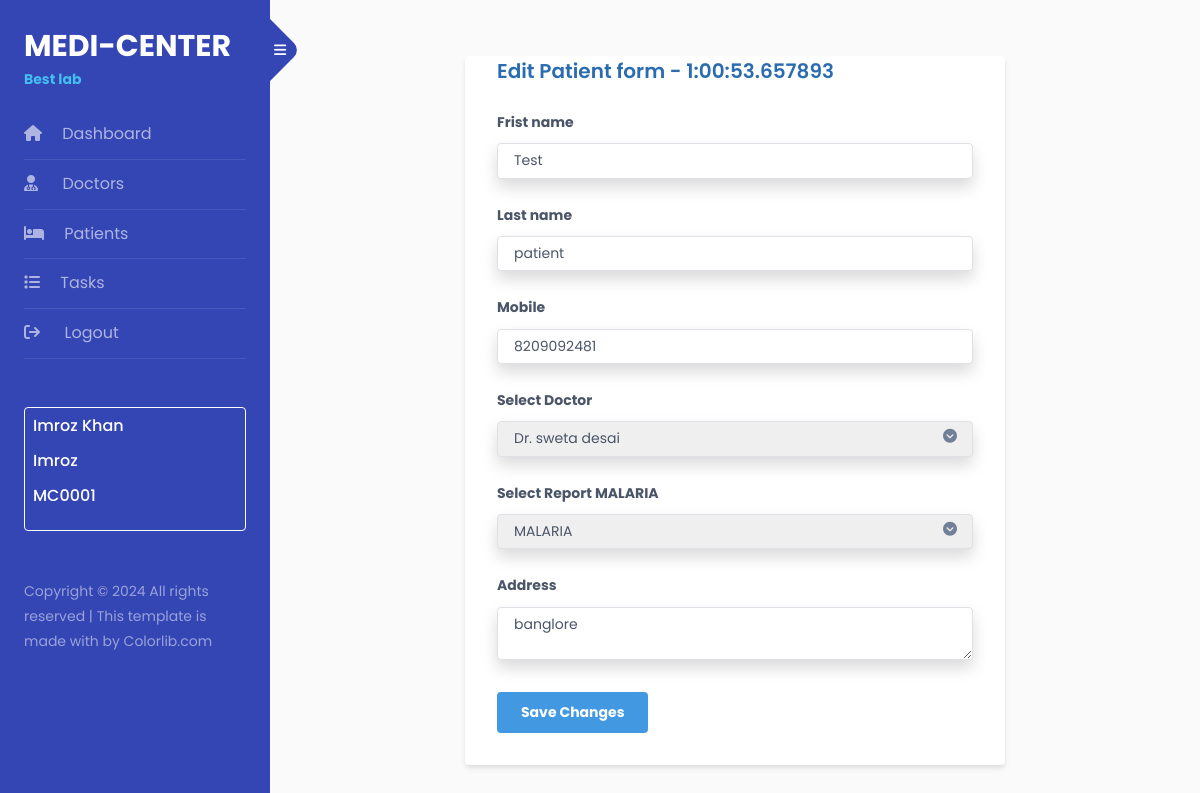
Page /dashboard/patient_update/4 (signed in) on the committed database.
### master/models.py (models this page shows, shortened)
class BaseClass(models.Model):
    created_at = models.DateTimeField(auto_now_add=True)
    updated_at = models.DateTimeField(auto_now=True)
    class Meta:
        abstract = True

class Patient(BaseClass):
    first_name = models.CharField(max_length=255)
    last_name = models.CharField(max_length=255)
    mobile = models.CharField(max_length=255)
    doctor_id = models.ForeignKey(doctor, on_delete=models.CASCADE)
    report_type = models.ForeignKey(ReportType, on_delete=models.CASCADE)
    total_amount = models.FloatField(blank=True)
    paid_amount = models.FloatField(default=0)
    remaining_amount = models.FloatField(blank=True)
    payment_status = models.CharField(max_length=255, default='Pending')
    address = models.TextField()

class doctor(BaseClass):
    DIR_NAME = 'doctors-profile'
    FILENAME_WORD = 'dp'
    profile = models.ImageField(upload_to=custom_filename, default=r'default_images\doctor-profile.png',null=True)
    name = models.CharField(max_length= 255)
    degree = models.CharField(max_length=50)
    contact = models.CharField(max_length=255)
    total_patient = models.IntegerField(default=0)
    summary = models.TextField()
    address = models.TextField()

class ReportType(BaseClass):
    name = models.CharField(max_length=255)
    report_charge = models.FloatField()

### staff/views.py (the view)
    def wrapper(request, *args, **kwargs):
        if 'staff_id' in request.session:
            return view_func(request, *args, **kwargs)
        else:
            return redirect('login_view')

### master/views.py (called while the page is built, shortened)
def get_doctor_details(doctor_id=None):
    if doctor_id is None:
        get_doctor = doctor.objects.all().order_by('-id')
    else:
        get_doctor = doctor.objects.get(id=doctor_id)
    return get_doctor

def get_patient_details(patient_id=None):
    if patient_id is None:
        get_patient = Patient.objects.all().order_by('-id')
    else:
        get_patient = Patient.objects.get(id=patient_id)
    return get_patient

def get_report_details(report_type_id=None):
    if report_type_id is None:
        get_report = ReportType.objects.all().order_by('-id')
    else:
        get_report = ReportType.objects.get(id=report_type_id)
    return get_report

@staff_authenticated
def patient_update(request, patient_id):
    print(current_time)
    get_patient = get_patient_details(patient_id=patient_id)
    context = {
        'patient':get_patient,
        'doctors':get_doctor_details(),
        'reports':get_report_details(),
        'humanize': humanize.naturalday(current_time - get_patient.created_at)
    }
    return render(request, 'patient-edit.html', context)

### staff/views.py (called while the page is built)
def staff_authenticated(view_func):
    def wrapper(request, *args, **kwargs):
        if 'staff_id' in request.session:
            return view_func(request, *args, **kwargs)
        else:
            return redirect('login_view')
    return wrapper

### master/templates/patient-edit.html (shortened to what this page needs)
{% extends 'base.html' %}
{% block body %}
<div class="flex flex-col lg:flex-row justify-center">
    <div class="lg:w-2/3 ">
        <form action="" method="post" class="bg-white shadow-md rounded px-8 pb-8 m-2">
            <h3 class="self-center text-xl mb-6 font-semibold whitespace-nowrap dark:text-white text-blue-700">
                Edit Patient form - {{humanize}}</h3>
            <div class="mb-4">
                <label class="block text-gray-700 text-sm font-bold mb-2" for="firstname">
                    Frist name
                </label>
                <input name="firstname"
                    class="shadow appearance-none border rounded w-full py-2 px-3 text-gray-700 leading-tight focus:outline-none focus:shadow-outline"
                    id="firstname" type="text" placeholder="Jhon" value="{{patient.first_name}}">
            </div>
            <div class="mb-4">
                <label class="block text-gray-700 text-sm font-bold mb-2" for="lastname">
                    Last name
                </label>
                <input name="lastname"
                    class="shadow appearance-none border rounded w-full py-2 px-3 text-gray-700 leading-tight focus:outline-none focus:shadow-outline"
                    id="lastname" type="text" placeholder="Doe" value="{{patient.last_name}}">
            </div>
            <div class="mb-4">
                <label class="block text-gray-700 text-sm font-bold mb-2" for="mobile">
                    Mobile
                </label>
                <input name="mobile"
                    class="shadow appearance-none border rounded w-full py-2 px-3 text-gray-700 leading-tight focus:outline-none focus:shadow-outline"
                    id="mobile" type="text" placeholder="(+1) 765 8798 345" value="{{patient.mobile}}">
            </div>
            <div class="mb-4">
                <label class="block text-gray-700 text-sm font-bold mb-2" for="doctor">
                    Select Doctor
                </label>
                <div class="relative">
                    <select name="doctor"
                            class="shadow appearance-none border rounded w-full py-2 px-3 text-gray-700 leading-tight focus:outline-none focus:shadow-outline"
                            id="doctor">
                            {% for doctor in doctors %}
                            <option value="{{ doctor.id }}" {% if patient.doctor_id.name == doctor.name %}selected{% endif %}>{{ doctor.name }}</option>
                            {% endfor %}
                    </select>
                    <i class="fa fa-chevron-circle-down absolute top-0 right-0 mt-2 mr-3 text-gray-600" aria-hidden="true"></i>
                </div>
            </div>
            <div class="mb-4">
                <label class="block text-gray-700 text-sm font-bold mb-2" for="report_type">
                    Select Report {{patient.report_type.name}}
                </label>
                <div class="relative">
                    <select name="report_type"
                            class="shadow appearance-none border rounded w-full py-2 px-3 text-gray-700 leading-tight focus:outline-none focus:shadow-outline"
                            id="report_type">
                            {% for report in reports %}
                            <option value="{{report.id}}" {% if patient.report_type.name == report.name %}selected{% endif %}>{{ report.name }}</option>
                            {% endfor %}
                    </select>
                    <i class="fa fa-chevron-circle-down absolute top-0 right-0 mt-2 mr-3 text-gray-600" aria-hidden="true"></i>
                </div>
            </div>
            <div class="mb-4">
                <label class="block text-gray-700 text-sm font-bold mb-2" for="address">
                    Address
                </label>
                <textarea name="address"
                    class="shadow appearance-none border rounded w-full py-2 px-3 text-gray-700 leading-tight focus:outline-none focus:shadow-outline"
                    id="address" placeholder="Type your address here...">{{patient.address}}</textarea>
            </div>
            <div class="flex items-center justify-between">
                <button
                    class="bg-blue-500 hover:bg-blue-700 text-white font-bold py-2 px-4 rounded focus:outline-none focus:shadow-outline"
                    type="submit">
                    Save Changes
                </button>
            </div>
        </form>
    </div>
</div>
{% endblock %}

### rows in the picture
Patient: firstname "Test", lastname "patient", mobile "8209092481", doctor "Dr. sweta desai", report_type.name "MALARIA", report_type "MALARIA", address "banglore"

### other values in the picture
{{ request.session.first_name|title }} "Imroz"
{{ request.session.last_name|title }} "Khan"
{{ request.session.role|title }} "Imroz"
{{ request.session.staff_id }} "MC0001"
{{ humanize }} "1:00:53.657893"
